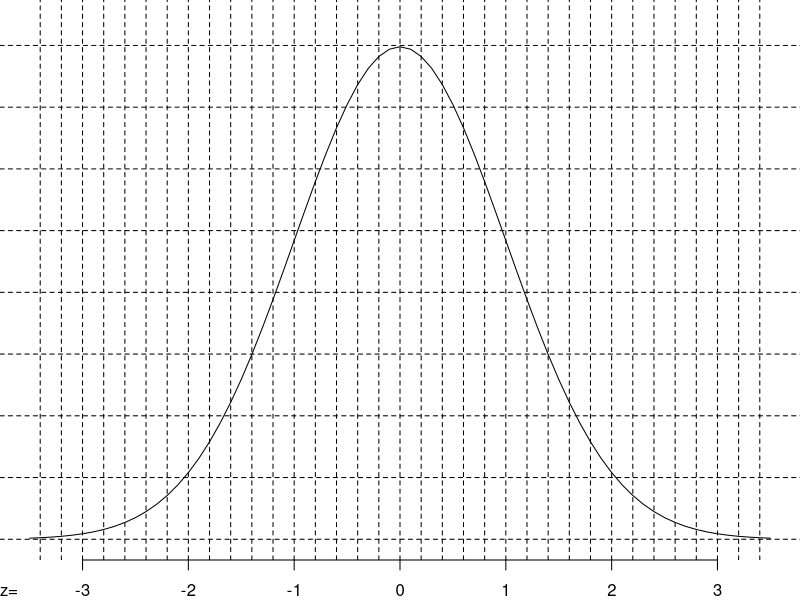
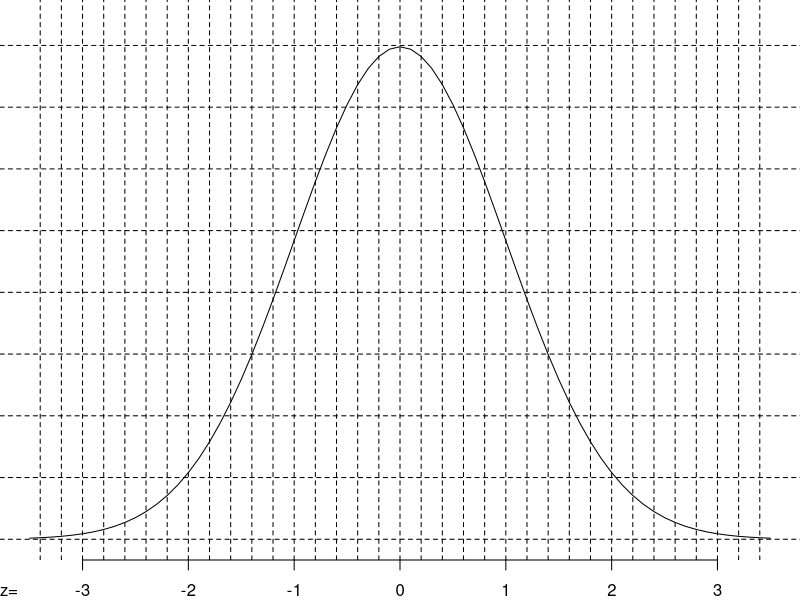
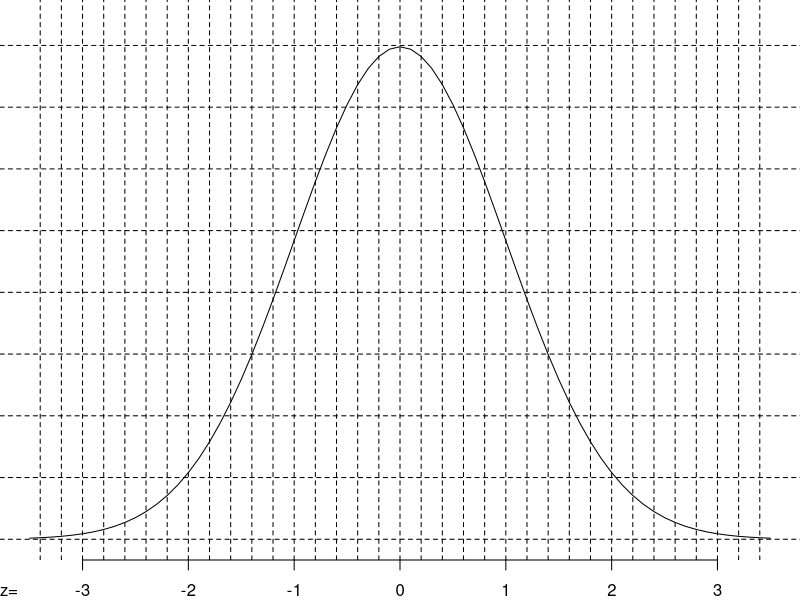
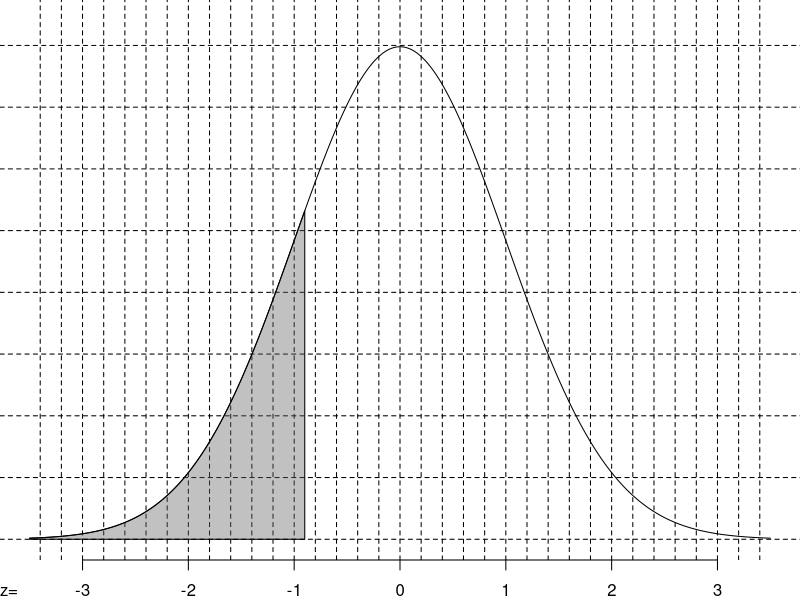
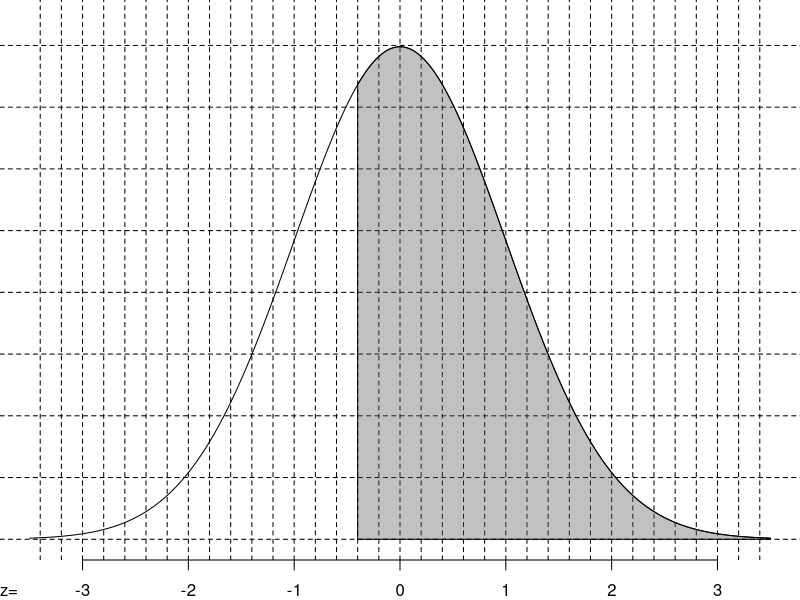
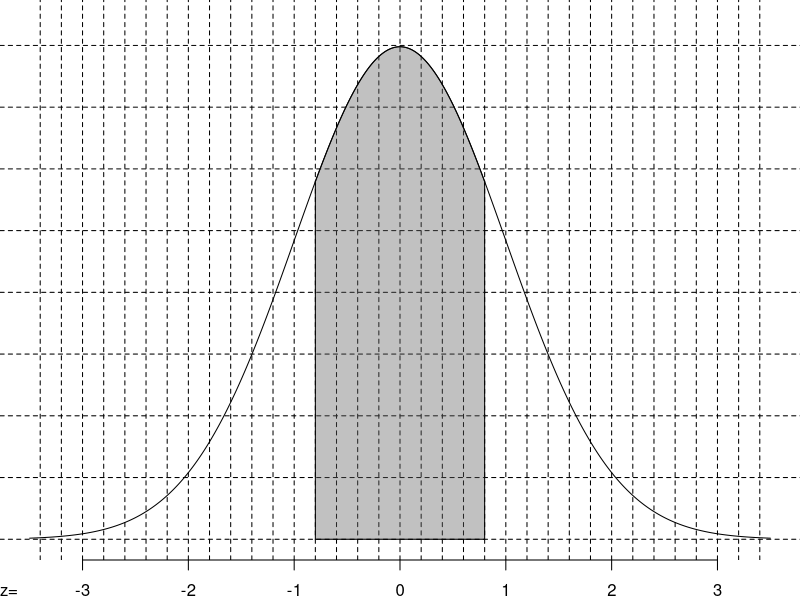

Recreate these plots in R, in order.
## ---- chunk 1
mu = sample(46:120,1)
sig = sample(3:(mu%/%3),1)
p1 = round(runif(1,0.02,0.98),3)
p2 = round(runif(1,0.02,0.98),3)
p3 = round(runif(1,0.52,0.98),3)
p4 = round(runif(1,0.52,0.98),3)
p = c(p1,p2,p3,p4)

z = round(qnorm(p),1)
x = signif(mu+z*sig,4)
z = round((x-mu)/sig,2)
p = round(pnorm(z),4)

P1 = p[1]
P2 = 1-p[2]
P3 = p[3]*2-1
P4 = (1-p[4])*2
P = c(P1,P2,P3,P4)

a = x-mu
## ---- chunk 2
par(mar=c(2,0,0,0))
plot(0,0,type="n",xlim=c(-3.5,3.5),ylim=c(0,0.42),ann=F,axes=F)
axis(1,-3:3)
mtext("z=",1,1,adj = 0)
lines(-35:35/10,dnorm(-35:35/10))
for(xx in seq(-3.4,3.4,by=0.2)){
  abline(v = xx,lty=2)
}
for(yy in seq(0,0.4,by=0.05)){
  abline(h=yy,lty=2)
}
## ---- chunk 3
par(mar=c(2,0,0,0))
plot(0,0,type="n",xlim=c(-3.5,3.5),ylim=c(0,0.42),ann=F,axes=F)
axis(1,-3:3)
mtext("z=",1,1,adj = 0)
lines(-35:35/10,dnorm(-35:35/10))
for(xx in seq(-3.4,3.4,by=0.2)){
  abline(v = xx,lty=2)
}
for(yy in seq(0,0.4,by=0.05)){
  abline(h=yy,lty=2)
}
## ---- chunk 4
par(mar=c(2,0,0,0))
plot(0,0,type="n",xlim=c(-3.5,3.5),ylim=c(0,0.42),ann=F,axes=F)
axis(1,-3:3)
mtext("z=",1,1,adj = 0)
lines(-35:35/10,dnorm(-35:35/10))
for(xx in seq(-3.4,3.4,by=0.2)){
  abline(v = xx,lty=2)
}
for(yy in seq(0,0.4,by=0.05)){
  abline(h=yy,lty=2)
}
## ---- chunk 5
par(mar=c(2,0,0,0))
plot(0,0,type="n",xlim=c(-3.5,3.5),ylim=c(0,0.42),ann=F,axes=F)
axis(1,-3:3)
mtext("z=",1,1,adj = 0)
Z = -350:350/100
lines(Z,dnorm(Z))
for(xx in seq(-3.4,3.4,by=0.2)){
  abline(v = xx,lty=2)
}
for(yy in seq(0,0.4,by=0.05)){
  abline(h=yy,lty=2)
}
polygon(c(Z[Z<=z[1]],z[1],-3.5),c(dnorm(Z[Z<=z[1]]),0,0),col=rgb(0.4,0.4,0.4,0.4))
## ---- chunk 6
par(mar=c(2,0,0,0))
plot(0,0,type="n",xlim=c(-3.5,3.5),ylim=c(0,0.42),ann=F,axes=F)
axis(1,-3:3)
mtext("z=",1,1,adj = 0)
Z = -350:350/100
lines(Z,dnorm(Z))
for(xx in seq(-3.4,3.4,by=0.2)){
  abline(v = xx,lty=2)
}
for(yy in seq(0,0.4,by=0.05)){
  abline(h=yy,lty=2)
}
polygon(c(Z[Z>=z[2]],3.5,z[2]),c(dnorm(Z[Z>=z[2]]),0,0),col=rgb(0.4,0.4,0.4,0.4))
## ---- chunk 7
par(mar=c(2,0,0,0))
plot(0,0,type="n",xlim=c(-3.5,3.5),ylim=c(0,0.42),ann=F,axes=F)
axis(1,-3:3)
mtext("z=",1,1,adj = 0)
Z = -350:350/100
lines(Z,dnorm(Z))
for(xx in seq(-3.4,3.4,by=0.2)){
  abline(v = xx,lty=2)
}
for(yy in seq(0,0.4,by=0.05)){
  abline(h=yy,lty=2)
}
polygon(c(Z[Z>=-z[3] & Z<=z[3]],z[3],-z[3]),c(dnorm(Z[Z>=-z[3] & Z<=z[3]]),0,0),col=rgb(0.4,0.4,0.4,0.4))
